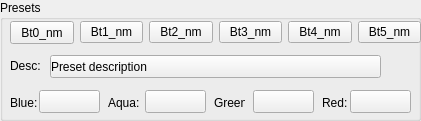
   <widget class="QGroupBox" name="groupBox">
    <property name="geometry">
     <rect>
      <x>10</x>
      <y>0</y>
      <width>421</width>
      <height>121</height>
     </rect>
    </property>
    <property name="title">
     <string>Presets</string>
    </property>
    <widget class="QWidget" name="horizontalLayoutWidget">
     <property name="geometry">
      <rect>
       <x>10</x>
       <y>20</y>
       <width>411</width>
       <height>25</height>
      </rect>
     </property>
     <layout class="QHBoxLayout" name="horizontalLayout">
      <item>
       <widget class="QPushButton" name="Preset_0">
        <property name="maximumSize">
         <size>
          <width>128</width>
          <height>23</height>
         </size>
        </property>
        <property name="text">
         <string>Bt0_nm</string>
        </property>
       </widget>
      </item>
      <item>
       <widget class="QPushButton" name="Preset_1">
        <property name="text">
         <string>Bt1_nm</string>
        </property>
       </widget>
      </item>
      <item>
       <widget class="QPushButton" name="Preset_2">
        <property name="text">
         <string>Bt2_nm</string>
        </property>
       </widget>
      </item>
      <item>
       <widget class="QPushButton" name="Preset_3">
        <property name="text">
         <string>Bt3_nm</string>
        </property>
       </widget>
      </item>
      <item>
       <widget class="QPushButton" name="Preset_4">
        <property name="text">
         <string>Bt4_nm</string>
        </property>
       </widget>
      </item>
      <item>
       <widget class="QPushButton" name="Preset_5">
        <property name="text">
         <string>Bt5_nm</string>
        </property>
       </widget>
      </item>
     </layout>
    </widget>
    <widget class="QLabel" name="label_3">
     <property name="geometry">
      <rect>
       <x>10</x>
       <y>55</y>
       <width>41</width>
       <height>21</height>
      </rect>
     </property>
     <property name="text">
      <string>Desc:</string>
     </property>
    </widget>
    <widget class="QPushButton" name="PresetDescButton">
     <property name="geometry">
      <rect>
       <x>50</x>
       <y>55</y>
       <width>331</width>
       <height>23</height>
      </rect>
     </property>
     <property name="styleSheet">
      <string notr="true">Text-align:left;</string>
     </property>
     <property name="text">
      <string>Preset description</string>
     </property>
    </widget>
    <widget class="QLabel" name="label_7">
     <property name="geometry">
      <rect>
       <x>322</x>
       <y>95</y>
       <width>31</width>
       <height>16</height>
      </rect>
     </property>
     <property name="text">
      <string>Red:</string>
     </property>
    </widget>
    <widget class="QLabel" name="label_8">
     <property name="geometry">
      <rect>
       <x>214</x>
       <y>95</y>
       <width>31</width>
       <height>16</height>
      </rect>
     </property>
     <property name="text">
      <string>Green:</string>
     </property>
    </widget>
    <widget class="QLabel" name="label_9">
     <property name="geometry">
      <rect>
       <x>108</x>
       <y>95</y>
       <width>31</width>
       <height>16</height>
      </rect>
     </property>
     <property name="text">
      <string>Aqua:</string>
     </property>
    </widget>
    <widget class="QLabel" name="label_10">
     <property name="geometry">
      <rect>
       <x>10</x>
       <y>95</y>
       <width>31</width>
       <height>16</height>
      </rect>
     </property>
     <property name="text">
      <string>Blue:</string>
     </property>
    </widget>
    <widget class="QPushButton" name="BlueButton">
     <property name="geometry">
      <rect>
       <x>39</x>
       <y>90</y>
       <width>61</width>
       <height>23</height>
      </rect>
     </property>
     <property name="text">
      <string/>
     </property>
    </widget>
    <widget class="QPushButton" name="AquaButton">
     <property name="geometry">
      <rect>
       <x>145</x>
       <y>90</y>
       <width>61</width>
       <height>23</height>
      </rect>
     </property>
     <property name="text">
      <string/>
     </property>
    </widget>
    <widget class="QPushButton" name="GreenButton">
     <property name="geometry">
      <rect>
       <x>253</x>
       <y>90</y>
       <width>61</width>
       <height>23</height>
      </rect>
     </property>
     <property name="text">
      <string/>
     </property>
    </widget>
    <widget class="QPushButton" name="RedButton">
     <property name="geometry">
      <rect>
       <x>350</x>
       <y>90</y>
       <width>61</width>
       <height>23</height>
      </rect>
     </property>
     <property name="text">
      <string/>
     </property>
    </widget>
   </widget>
